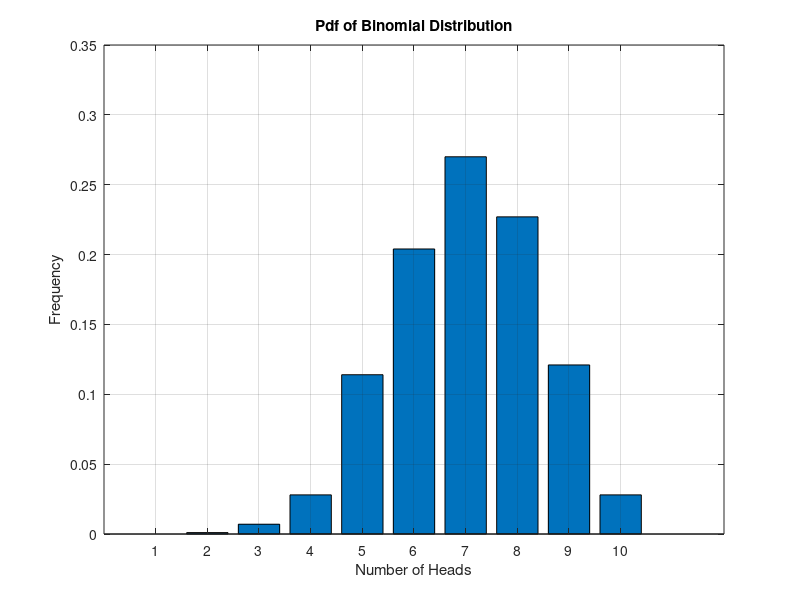

Reproduce this figure in MATLAB.
n_trials = 1000;
n_flips = 10;

values = zeros(1, n_flips);

% Simulating coin flips
for i = 1:n_trials
    n_success = 0
    for j = 1:n_flips
        if randi([0, 9]) < 7
            n_success = n_success + 1
        end
    end
    values(n_success) = values(n_success) + 1; % Adjusting index since MATLAB arrays are 1-indexed
end

valuesFloat = values / n_trials; % Vectorized operation

% Plotting
figure;
bar(valuesFloat);
xlabel('Number of Heads');
ylabel('Frequency');
title('Pdf of Binomial Distribution');
grid on;
